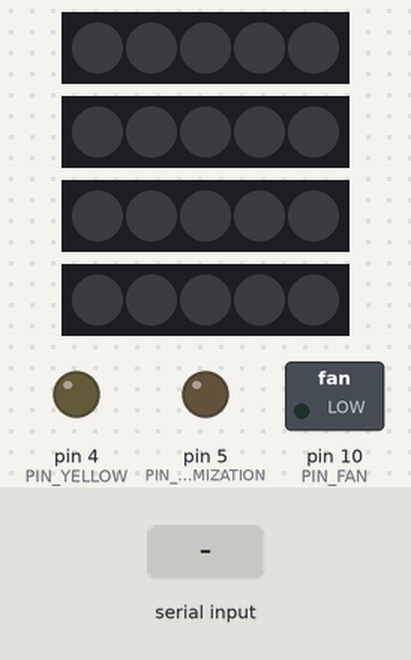
The sketch below on a simulated Arduino Uno, built with avr-gcc and run on an emulated ATmega328P. On the bench: 4 × 5 RGB LEDs in strip order, left to right, switched loads named in the sketch (green lamp = pin HIGH), output pins drawn as LEDs (lit = HIGH). Inputs (shaded band) come from the test bench. Dim RGB values are drawn brighter than linear.

Above: at 1.2 s.
1.3 s: "2" received over the second serial link
At 2.5 s:
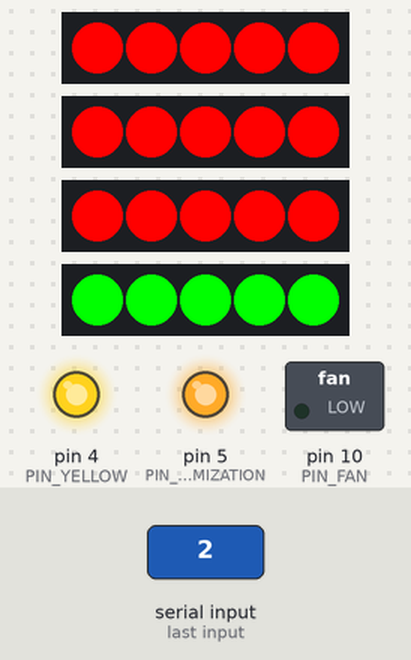
2.8 s: "1" received over the second serial link
At 3.9 s:
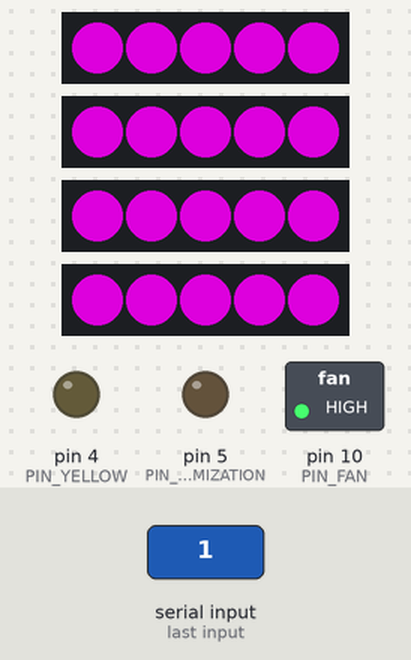
4.3 s: "0" received over the second serial link
At 5.4 s:
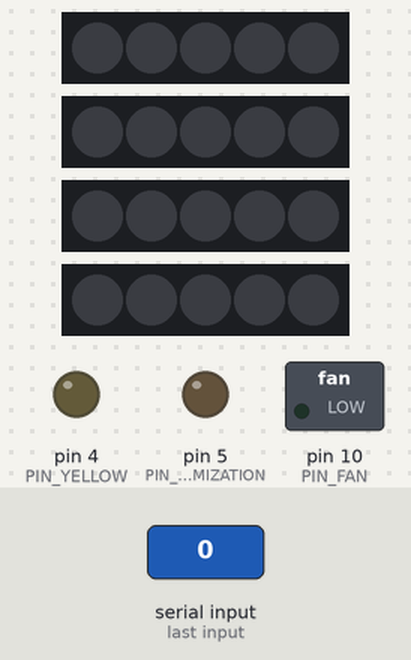
Timing chart, 0 to 7.3 s (numbered marks = the images above; inputs shaded):
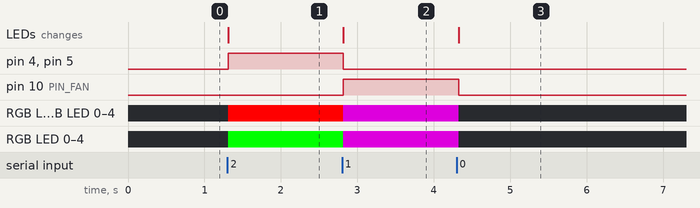

The sketch:

arduinoUno2.ino
```cpp
#include <SoftwareSerial.h>
#include <Adafruit_NeoPixel.h>
#define PIN_RX 2
#define PIN_TX 3
#define PIN_YELLOW 4
#define PIN_ATOMIZATION 5
#define PIN_LED1 6
#define PIN_LED2 7
#define PIN_LED3 8
#define PIN_LED4 9
#define PIN_FAN 10
#define NUM_PIXELS 5

int bleData = 0;

SoftwareSerial bleSerial(PIN_RX, PIN_TX);
Adafruit_NeoPixel led1 = Adafruit_NeoPixel(NUM_PIXELS, PIN_LED1, NEO_GRB+NEO_KHZ800);
Adafruit_NeoPixel led2 = Adafruit_NeoPixel(NUM_PIXELS, PIN_LED2, NEO_GRB+NEO_KHZ800);
Adafruit_NeoPixel led3 = Adafruit_NeoPixel(NUM_PIXELS, PIN_LED3, NEO_GRB+NEO_KHZ800);
Adafruit_NeoPixel led4 = Adafruit_NeoPixel(NUM_PIXELS, PIN_LED4, NEO_GRB+NEO_KHZ800);

void setup(){
  Serial.begin(9600);
  bleSerial.begin(9600);
  led1.begin();
  led2.begin();
  led3.begin();
  led4.begin();
  pinMode(PIN_YELLOW, OUTPUT);
  pinMode(PIN_ATOMIZATION, OUTPUT);
  pinMode(PIN_FAN, OUTPUT);
}

void loop(){
  if(bleSerial.available()){

    bleData = bleSerial.read();

    if(bleData=='2'){
      for(int i=0; i<NUM_PIXELS; i++){
        led1.setPixelColor(i, led1.Color(255, 0, 0));
        led2.setPixelColor(i, led2.Color(255, 0 ,0));
        led3.setPixelColor(i, led3.Color(255, 0, 0));
        led4.setPixelColor(i, led4.Color(0, 255 ,0));
        led1.show();
        led2.show();
        led3.show();
        led4.show();
      }
      digitalWrite(PIN_YELLOW, HIGH);
      digitalWrite(PIN_ATOMIZATION, HIGH);
      digitalWrite(PIN_FAN, LOW);
    }
    else if(bleData=='1'){
      for(int i=0; i<NUM_PIXELS; i++){
        led1.setPixelColor(i, led1.Color(150, 0, 150));
        led2.setPixelColor(i, led2.Color(150, 0, 150));
        led3.setPixelColor(i, led3.Color(150, 0, 150));
        led4.setPixelColor(i, led4.Color(150, 0, 150));
        led1.show();
        led2.show();
        led3.show();
        led4.show();
      }
      digitalWrite(PIN_YELLOW, LOW);
      digitalWrite(PIN_ATOMIZATION, LOW);
      digitalWrite(PIN_FAN, HIGH);
    }
    else if(bleData=='0'){
      for(int i=0; i<NUM_PIXELS; i++){
        led1.setPixelColor(i, led1.Color(0, 0, 0));
        led2.setPixelColor(i, led2.Color(0, 0, 0));
        led3.setPixelColor(i, led3.Color(0, 0, 0));
        led4.setPixelColor(i, led4.Color(0, 0, 0));
        led1.show();
        led2.show();
        led3.show();
        led4.show();
      }
      digitalWrite(PIN_YELLOW, LOW);
      digitalWrite(PIN_ATOMIZATION, LOW);
      digitalWrite(PIN_FAN, LOW);
    }
  }
  delay(100);
}
```

Measured:
- after the input at 1.3 s, pin 4 (PIN_YELLOW), pin 5 (PIN_ATOMIZATION): LOW → HIGH at once; RGB LED 0–4, RGB LED 0–4, RGB LED 0–4: off → RGB(255, 0, 0) at once; RGB LED 0–4: off → RGB(0, 255, 0) at once; the LEDs: change at once (image 1)
- after the input at 2.8 s, pin 4 (PIN_YELLOW), pin 5 (PIN_ATOMIZATION): HIGH → LOW at once; pin 10 (PIN_FAN): LOW → HIGH at once; RGB LED 0–4, RGB LED 0–4, RGB LED 0–4: RGB(255, 0, 0) → RGB(150, 0, 150) at once; RGB LED 0–4: RGB(0, 255, 0) → RGB(150, 0, 150) at once; the LEDs: change at once (image 2)
- after the input at 4.3 s, pin 10 (PIN_FAN): HIGH → LOW at once; RGB LED 0–4, RGB LED 0–4, RGB LED 0–4, RGB LED 0–4: RGB(150, 0, 150) → off at once; the LEDs: change at once (image 3)
